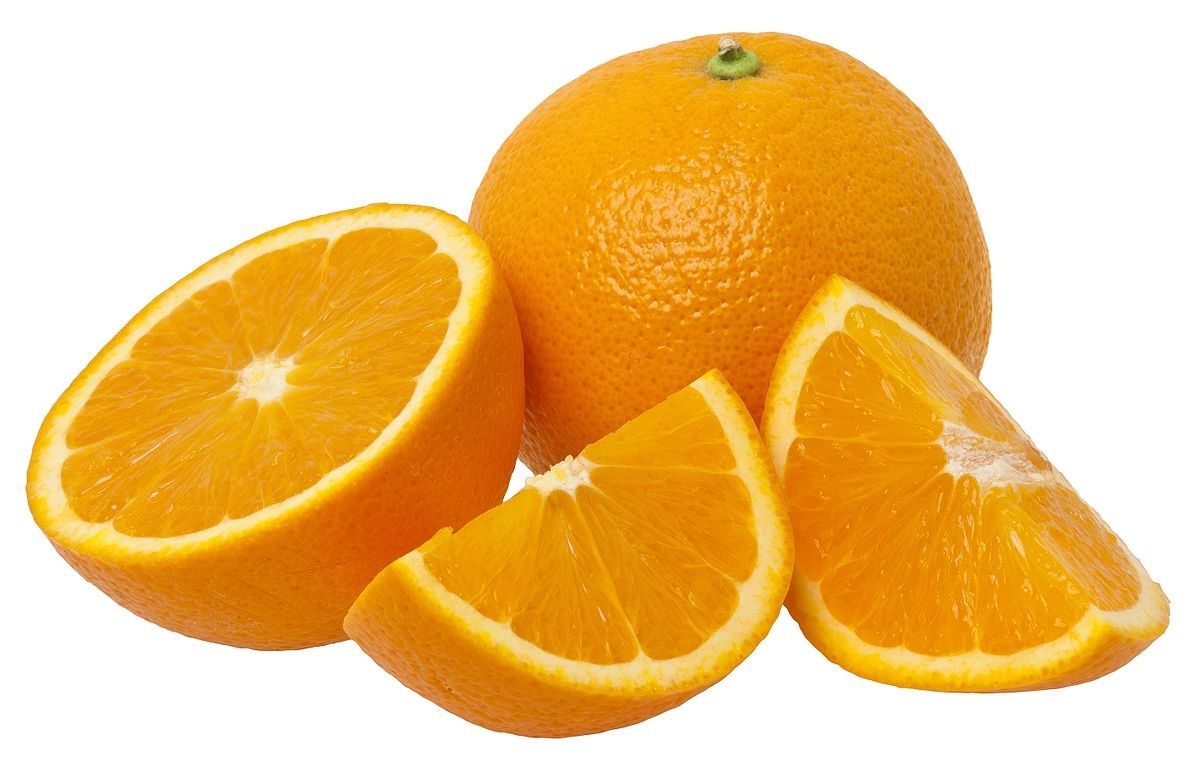
#> input picture image/orange.jpg, 1200 x 770 px
$ python image_segmentation.py
#> lines starting #> are read from the running program, lines starting #| are printed output that depends on the picture
#> further down, image is the input picture: shape (770, 1200, 3); mean B, G, R 127.5, 196.8, 240.7
### kmeans.py

"""kmeans.py: k-Means Clustering"""

__author__ = "Majd Jamal"

import numpy as np
import matplotlib.pyplot as plt
from scipy.spatial.distance import cdist
from scipy.spatial import distance_matrix


class KMeans():
	"""
	k-Means Clustering
	"""

	def __init__(self, n_clus):

		self.n_clus = n_clus	#Number of clusters

		self.centroids = None
		self.X = None
		self.clusters = None

	def getCentroids(self):
		""" Returns position of the centroids
		:return self.centroids: Centroids
		"""
		return self.centroids

	def getClusters(self):
		""" Returns clusters with shape (1, Npts).
			E.g. a data point X[i] belongs to
			cluster self.clusters[i].
		:return self.clusters: clusters
		"""
		return self.clusters

	# [15 lines left out: function vizualize, not called in this run]

	def fit(self, X, init_state = None, max_iter = 30):
		""" Train the K-Mean model, finds ultimate positions
		for centroids and create clusters.
		:param X: Data matrix with shape (Npts, Ndim)
		:param init_state: Initial state for centroids. If nothing is given,
		the model will generate random positions.
		:param max_iter: Maximum number of iterations
		"""
#> called with X = array of shape (924000, 3), max_iter = 30
		Npts, Ndim = X.shape
#> Npts = 924000; Ndim = 3
		self.X = X

		if init_state is None:
			X_max, X_min = np.max(X), np.min(X)
#> X_max = 255; X_min = 0
			self.centroids = np.random.uniform(low = X_min, high=X_max, size = (self.n_clus,Ndim))
#> self.centroids = [[139.9, 182.4, 153.7], [138.9, 108, 164.7]]
		else:
			self.centroids = init_state

		for i in range(max_iter):

			diff = cdist(X, self.centroids, metric="euclidean")
			self.clusters = np.argmin(diff, axis=1)

			for i in range(self.n_clus):

				self.centroids[i] = np.mean(X[np.where(self.clusters == i)] , axis=0)
#> after the loop, self.centroids = [[255.1, 253.4, 249.3], [228.6, 146.9, 19.12]]

	# [7 lines left out: function predict, not called in this run]

### image_segmentation.py

"""image_segmentation.py: Experiments using K-Means for image segmentation."""


__author__ = "Majd Jamal"

import numpy as np
import matplotlib.pyplot as plt
from kmeans import KMeans
import cv2

#=-=-=-=-=-=-=-=-=-=-
#   Image Segm.
#=-=-=-=-=-=-=-=-=-=-

image = cv2.imread('image/orange.jpg')  #Read image
image = cv2.cvtColor(image, cv2.COLOR_BGR2RGB) #Convert to RGB

X = image.reshape((-1,3))   #Reshape to (Npts, Ndim = 3)
X = np.float32(X)

#monkey
#init_positions = np.array([[144,238,144],[211,211,211]])

#orange
#o = np.array([[255,165,0], [206,152,134]])
# Two clusters with random initialization
k = 2
km = KMeans(n_clus = k)
km.fit(X)
centers = km.getCentroids()
#> centers = [[255.1, 253.4, 249.3], [228.6, 146.9, 19.12]]
clusters = km.getClusters()

segmented_image = centers[clusters]

segmented_image = segmented_image.reshape((image.shape))
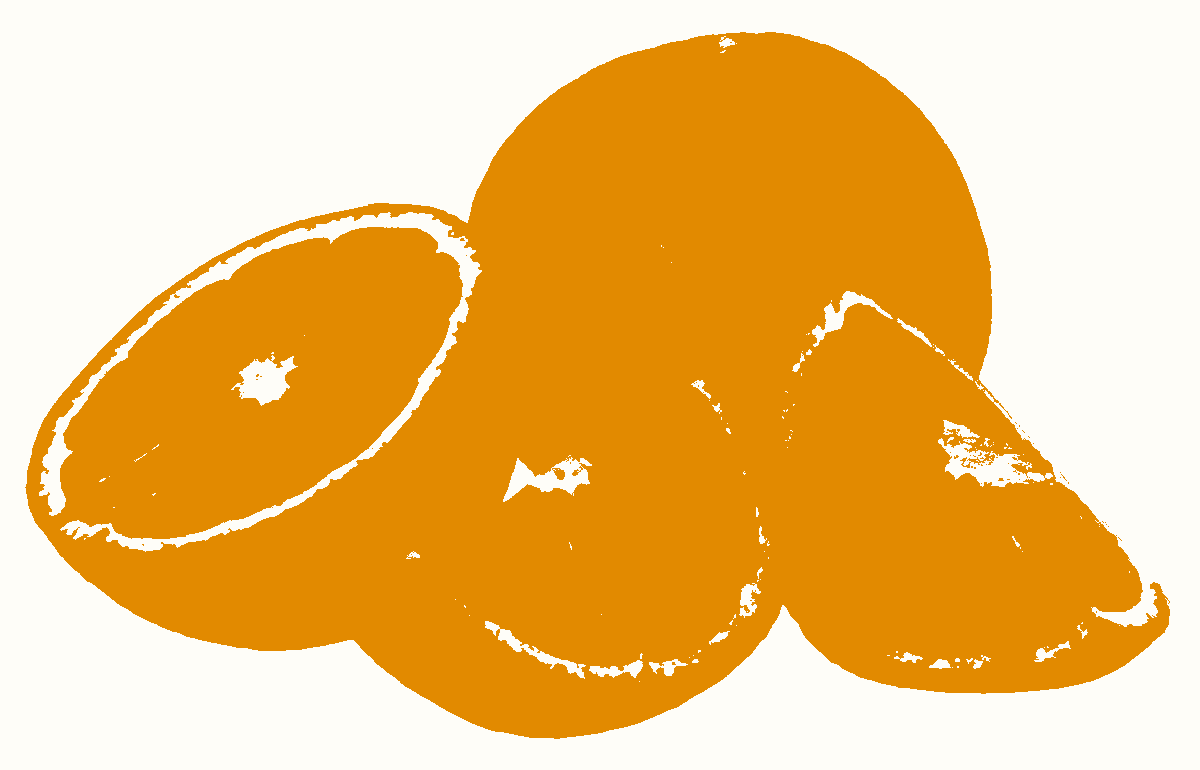
#> segmented_image: shape (770, 1200, 3) float64; mean R, G, B 241.1, 197.2, 127.9; drawn with min black and max white


plt.imshow((segmented_image).astype(np.uint8))
plt.xlabel('k = ' + str(k))
plt.tick_params(labelleft=False, labelbottom=False, labelright=False, labeltop=False)
plt.show()
